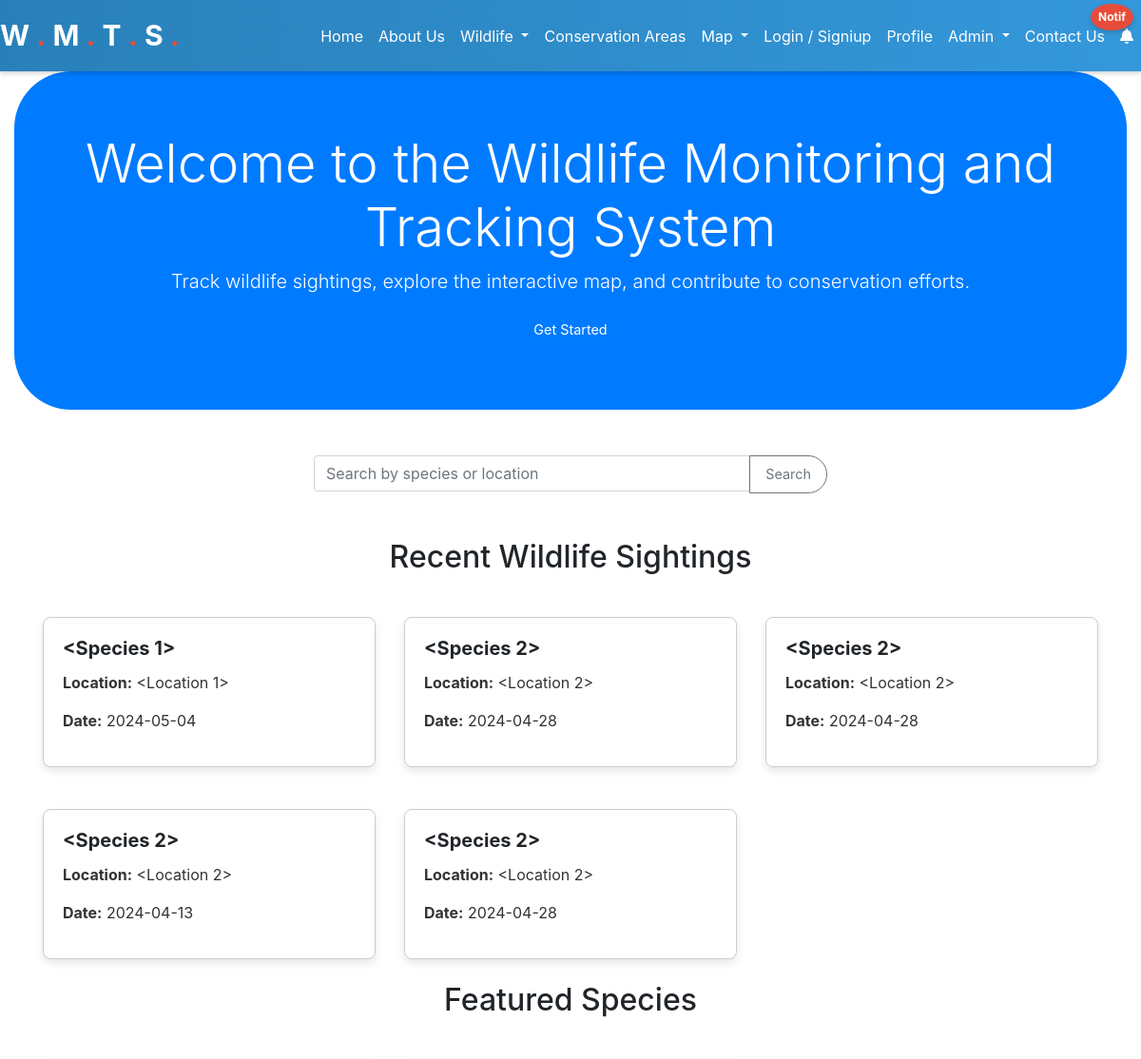
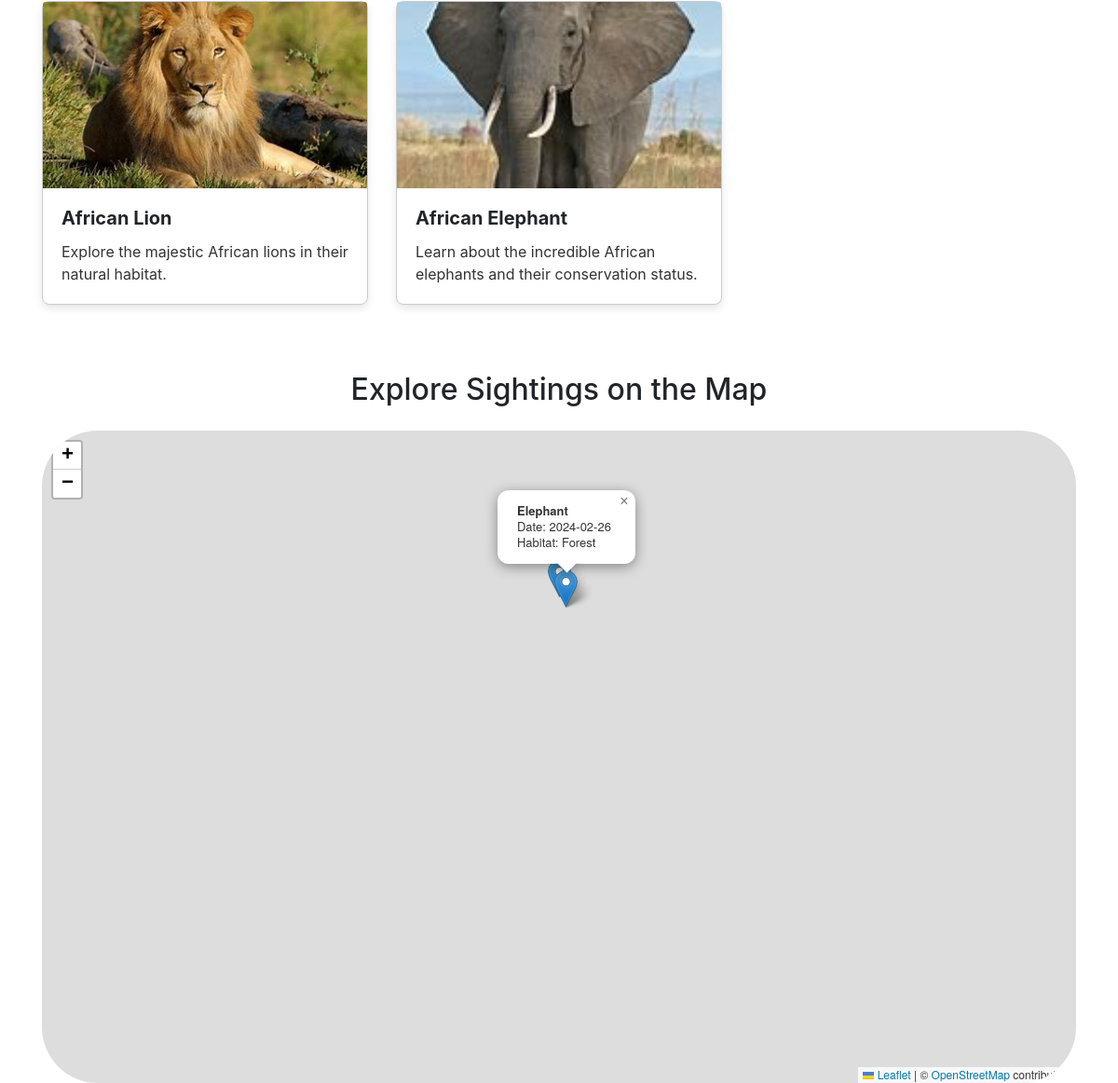
The page / on the database its author committed (2 pictures, top to bottom).
### models.py (models this page shows)
class WildlifeSighting(db.Model):
    __tablename__ = 'wildlife_sightings'
    id = db.Column(db.Integer, primary_key=True)
    species_id = db.Column(db.Integer, db.ForeignKey('species.id'), nullable=False)
    location_id = db.Column(db.Integer, db.ForeignKey('locations.id'), nullable=False)
    date = db.Column(db.Date, nullable=False)
    user_id = db.Column(db.Integer, db.ForeignKey('users.id'), nullable=False)
    observation_id = db.Column(db.Integer, db.ForeignKey('observations.id'))  # Add this line
    species = db.relationship('Species', backref=db.backref('sightings', lazy=True))
    location = db.relationship('Location', backref=db.backref('sightings', lazy=True))
    user = db.relationship('User', back_populates='wildlife_sighting')
    observation = db.relationship('Observation', uselist=False, backref='sighting')

### app.py (the view)
@app.route('/', methods=['GET', 'POST'])
def index():
    if request.method == 'POST':
        search_term = request.form.get('search_term')
        sightings = WildlifeSighting.query.filter(
            or_(WildlifeSighting.species.ilike(f"%{search_term}%"), WildlifeSighting.location.ilike(f"%{search_term}%"))
        ).all()
    else:
        sightings = WildlifeSighting.query.all()
    return render_template('index.html', sightings=sightings)

### templates/index.html (shortened to what this page needs)
{% extends 'base.html' %}
{% block content %}
<div class="jumbotron jumbotron-fluid">
    <div class="container text-center">
        <h1 class="display-4">Welcome to the Wildlife Monitoring and Tracking System</h1>
        <p class="lead">Track wildlife sightings, explore the interactive map, and contribute to conservation efforts.</p>
        <a class="btn btn-primary btn-lg" href="{{ url_for('register') }}" role="button">Get Started</a>
    </div>
</div>
<div class="container mt-5">
    <div class="row justify-content-center mb-4">
        <div class="col-md-6">
            <form action="{{ url_for('index') }}" method="post">
                <div class="input-group">
                    <input type="text" class="form-control" placeholder="Search by species or location" name="search_term">
                    <div class="input-group-append">
                        <button class="btn btn-outline-secondary" type="submit">Search</button>
                    </div>
                </div>
            </form>
        </div>
    </div>
    <h2 class="text-center mt-5 mb-4">Recent Wildlife Sightings</h2>
    {% if sightings %}
    <div class="row">
       {% for sighting in sightings %}
       <div class="col-md-4 mb-4">
           <div class="card">
               <div class="card-body">
                   <h5 class="card-title">{{ sighting.species }}</h5>
                   <p class="card-text"><strong>Location:</strong> {{ sighting.location }}</p>
                   <p class="card-text"><strong>Date:</strong> {{ sighting.date }}</p>
               </div>
           </div>
       </div>
       {% endfor %}
    </div>
    {% else %}
    <p class="text-center">No wildlife sightings found.</p>
    {% endif %}
    <h2 class="text-center mb-4">Featured Species</h2>
    <div class="row">
        <div class="col-md-4 mb-4">
            <div class="card">
                <img class="card-img-top" src="{{ url_for('static', filename='Lion.jpg') }}" alt="Lion Image">
                <div class="card-body">
                    <h5 class="card-title">African Lion</h5>
                    <p class="card-text">Explore the majestic African lions in their natural habitat.</p>
                </div>
            </div>
        </div>
        <div class="col-md-4 mb-4">
            <div class="card">
                <img class="card-img-top" src="{{ url_for('static', filename='elephant.jpg') }}" alt="Elephant Image">
                <div class="card-body">
                    <h5 class="card-title">African Elephant</h5>
                    <p class="card-text">Learn about the incredible African elephants and their conservation status.</p>
                </div>
            </div>
        </div>
    </div>
    <h2 class="text-center mt-5 mb-4">Explore Sightings on the Map</h2>
    <div id="map" style="height: 700px;"></div>
</div>
{% endblock %}

### templates/base.html (shortened to what this page needs)
<!DOCTYPE html>
<html lang="en">
<head>
    <link rel="stylesheet" href="https://stackpath.bootstrapcdn.com/bootstrap/4.5.2/css/bootstrap.min.css">
    <link rel="stylesheet" href="https://unpkg.com/leaflet@1.7.1/dist/leaflet.css" />
    <link rel="stylesheet" href="{{ url_for('static', filename='styles.css') }}">
    <link rel="stylesheet" href="{{ url_for('static', filename='dashboard.css') }}">
    <link rel="stylesheet" href="https://cdnjs.cloudflare.com/ajax/libs/font-awesome/5.15.4/css/all.min.css" />
</head>
<body>
    <nav class="navbar navbar-expand-lg navbar-light">
        <a class="navbar-brand animated-text" href="#">
            <span class="letter">W</span>
            <span class="letter">.</span>
            <span class="letter">M</span>
            <span class="letter">.</span>
            <span class="letter">T</span>
            <span class="letter">.</span>
            <span class="letter">S</span>
            <span class="letter">.</span>
        </a>
        <div class="collapse navbar-collapse" id="navbarNav">
            <ul class="navbar-nav ml-auto">
                <li class="nav-item">
                    <a class="nav-link" href="{{ url_for('index') }}">Home</a>
                </li>
                <li class="nav-item">
                    <a class="nav-link" href="{{ url_for('about') }}">About Us</a>
                </li>
                <li class="nav-item dropdown">
                    <a class="nav-link dropdown-toggle" href="#" id="wildlifeDropdown" role="button" data-toggle="dropdown" aria-haspopup="true" aria-expanded="false">
                        Wildlife
                    </a>
                </li>
                <li class="nav-item">
                    <a class="nav-link" href="{{ url_for('conservation_areas') }}">Conservation Areas</a>
                </li>
                <li class="nav-item dropdown">
                    <a class="nav-link dropdown-toggle" href="#" id="mapDropdown" role="button" data-toggle="dropdown" aria-haspopup="true" aria-expanded="false">
                        Map
                        </a>
                        </li>
                        <li class="nav-item">
                            <a class="nav-link" href="{{ url_for('login') }}">Login / Signiup</a>
                        </li>
                        <li class="nav-item">
                        <a class="nav-link" href="{{ url_for('profile') }}">Profile</a>
                        </li>
                        <li class="nav-item dropdown">
                        <a class="nav-link dropdown-toggle" href="#" id="adminDropdown" role="button" data-toggle="dropdown" aria-haspopup="true" aria-expanded="false">
                        Admin
                        </a>
                        </li>
                        <li class="nav-item">
                        <a class="nav-link" href="{{ url_for('contact') }}">Contact Us</a>
                        </li>
                         <li class="nav-item notification-icon">
                        <a class="nav-link" href="{{ url_for('notifications') }}"><i class="fas fa-bell"></i><span class="notification-text">Notif</span></a>
                        </li>
                        </ul>
                        </div>
                        </nav>
<div class="container-fluid">
    {% block content %}
    {% endblock %}
</div>
</body>
</html>

### static/styles.css (style rules this page uses)
.jumbotron { background-color: #007bff; color: #fff; border-radius: 60px; font-weight: bold; }
.card { margin-top: 20px; }
.card-img-top { max-height: 200px; object-fit: cover; }
#map { margin-top: 20px; border-radius: 60px; }
.card { border: 1px solid #ccc; border-radius: 8px; box-shadow: 0 4px 8px rgba(0, 0, 0, 0.1); transition: box-shadow 0.3s ease; }
.card-title { font-size: 1.25rem; font-weight: bold; }
.card-text { font-size: 1rem; color: #333; }
.btn { border-radius: 20px; padding: 0.5rem 1rem; font-size: 0.9rem; }

### templates/base.html (style rules this page uses)
.navbar { background: linear-gradient(90deg, #2980b9, #3498db); box-shadow: 0px 2px 5px rgba(0, 0, 0, 0.2); padding: 10px 0; }
.navbar-brand { color: #ffffff !important; font-weight: bold; font-size: 30px; }
.navbar-nav .nav-link { color: #ffffff !important; transition: color 0.3s ease; }
.notification-icon { position: relative; color: #ffffff !important; }
.notification-text { position: absolute; top: -14px; right: 8px; background-color: #e74c3b; color: #fffffb; border-radius: 50%; padding: 5px 8px; font-size: 12px; font-weight: bold; display: inline-block; transition: opacity 0.3s ease; box-shadow: 0px 2px 5px rgba(0, 0, 0, 0.2); }
.animated-text .letter { display: inline-block; animation: bounce 0.5s ease infinite alternate; }
.animated-text .letter:nth-child(odd) { color: #3498d; }
.animated-text .letter:nth-child(even) { color: #e74c3c; }

### rows shown on the page
WildlifeSighting: species "<Species 1>", location "<Location 1>", date "2024-05-04"
WildlifeSighting: species "<Species 2>", location "<Location 2>", date "2024-04-28"
WildlifeSighting: species "<Species 2>", location "<Location 2>", date "2024-04-28"
WildlifeSighting: species "<Species 2>", location "<Location 2>", date "2024-04-13"
WildlifeSighting: species "<Species 2>", location "<Location 2>", date "2024-04-28"
